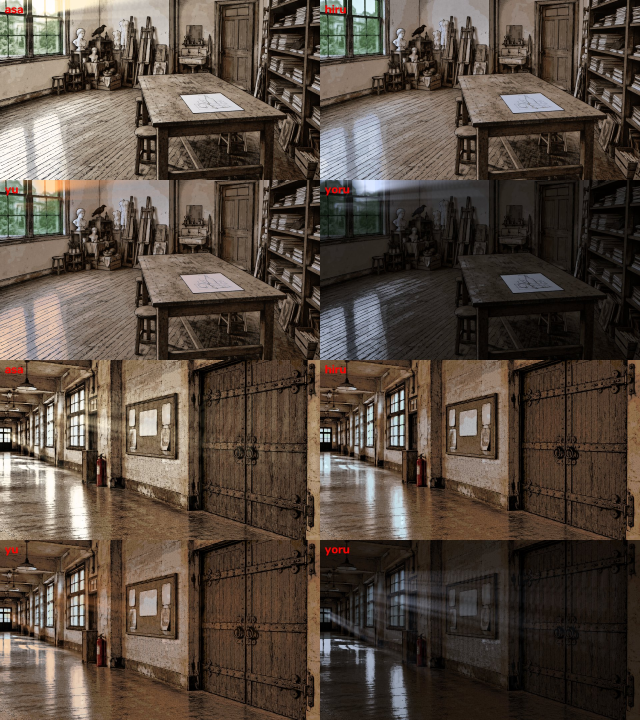
#> input picture design/manga-ui/timeofday-sample.jpg, 1920 x 2160 px (shown at 1/3 size)
$ python bg_pixel_v4.py ../../design/manga-ui/timeofday-sample.jpg out.png
#> lines starting #> are read from the running program, lines starting #| are printed output that depends on the picture; after the words box and inside, x2 and y2 are one past the last pixel; in counts of white or black regions, pixels touching at a corner belong together
"""サイカチADV 背景ドット化（v4 試作 2026-10-22：参考ピクセルアートから学んだ色の使い方を追加。v3＋色の調整）
  追加：暗部を寒色・明部を暖色へ少し寄せる（--shift、--key）／面積の小さい鮮やかな色は残す（--accent）／暗部を無彩色の灰にしない

生成画像・写真 → 320x180 のドット絵の下地。立ち絵と同じ「物ごとの面＋段の陰影＋色トレスの主線」で作る。
  1) 16:9に切り抜き → 光ムラを少しならす（--evenlight、標準0.5）
  2) 640x360 で物ごとの面に分ける（平均シフト → 領域分割）
  3) 面ごとに陰影を段で付ける（--shade、標準4段）。色相は面の中央値、明るさだけ段で変える
  4) グレイッシュ化（--gray、標準0.6＝平均彩度 約11%）→ 32色にまとめる（--colors）
  5) 主線：面（物）の境目のうち、はっきりした輪郭の上だけに1ドット。陰影の段の境目には引かない。
     色は暗い側の面の色を暗くした色（黒にしない）を、同じ32色の中から選ぶ
  6) 線の角のだぶり（L字）を取る → 小さな粒・孤立ドットの掃除
使い方：python3 bg_pixel.py 入力 出力.png
標準：--colors 32 --shade 4 --gray 0.6 --evenlight 0.5 --detail 2 --edge 50 --line 10
"""
import argparse,cv2,numpy as np
from skimage.segmentation import felzenszwalb
from skimage.morphology import skeletonize,remove_small_objects
W,H=320,180
BAYER=np.array([[-0.375,0.125],[0.375,-0.125]])

def crop169(img):
    h,w=img.shape[:2];tw=min(w,h*16//9);th=tw*9//16;x=(w-tw)//2;y=(h-th)//2
#> after `h, w = img.shape[:2]`: h = 2160; w = 1920
#> after `tw = min(w, h * 16 // 9)`: tw = 1920
#> after `th = tw * 9 // 16`: th = 1080
#> after `x = (w - tw) // 2`: x = 0
#> after `y = (h - th) // 2`: y = 540
    return img[y:y+th,x:x+tw]
def lab(img):return cv2.cvtColor(img,cv2.COLOR_RGB2LAB).astype(np.float32)
def rgb(l):return cv2.cvtColor(np.clip(l,0,255).astype(np.uint8),cv2.COLOR_LAB2RGB)
def even_light(img,k):
    L=lab(img);low=cv2.GaussianBlur(L[...,0],(0,0),img.shape[1]/8)
    L[...,0]=L[...,0]-k*(low-low.mean());return rgb(L)
def grayish(img,c,light=(0.08,0.92)):
    L=lab(img);L[...,1:]=128+(L[...,1:]-128)*c
    L[...,0]=255*light[0]+L[...,0]*(light[1]-light[0]);return rgb(L)
def _hue(a,b):return np.degrees(np.arctan2(b-128,a-128))%360
def _mixhue(h1,h2,t):
    d=((h2-h1+180)%360)-180;return (h1+d*t)%360
def grade(cen,area,gray,key,shift,accent):
    # 参考ピクセルアートから：地は低彩度でも色相を持たせる（無彩色の灰にしない）。
    # 暗い色ほど寒色（key[0]）、明るい色ほど暖色（key[1]）に色相を寄せる。
    # 面積の小さい鮮やかな色（光源・小物）はアクセントとして彩度を残す。
    out=cen.copy();ch=np.hypot(cen[:,1]-128,cen[:,2]-128);h=_hue(cen[:,1],cen[:,2])
    thr=np.percentile(ch,80)
    for i in range(len(cen)):
        L=cen[i,0]/255
        # 素材の色（木の茶・壁のクリーム）は残し、暗部だけ寒色へ・明部だけ暖色へ少し寄せる
        if L<0.40: target,w=key[0],shift*(0.40-L)/0.40
        elif L>0.70: target,w=key[1],shift*(L-0.70)/0.30
        else: target,w=h[i],0.0
        hh=_mixhue(h[i],target,w)
        is_acc=accent and ch[i]>=thr and area[i]<0.03 and ch[i]>12
        c=ch[i]*(1.0 if is_acc else gray)
        c=max(c,6.0 if L<0.40 else 4.0)  # 灰色にしない最低限の色み（暗部は色を残す）
        out[i,1]=128+c*np.cos(np.radians(hh));out[i,2]=128+c*np.sin(np.radians(hh))
        out[i,0]=255*0.06+cen[i,0]*0.88
    return out
def quantize(img,n):
    X=lab(img).reshape(-1,3)
    _,lbl,cen=cv2.kmeans(X,n,None,(cv2.TERM_CRITERIA_EPS+cv2.TERM_CRITERIA_MAX_ITER,40,0.3),5,cv2.KMEANS_PP_CENTERS)
    return lbl.reshape(img.shape[:2]),cen
def absorb_small(lbl,n,minpx=3):
    out=lbl.copy()
    for k in range(n):
        num,cc,st,_=cv2.connectedComponentsWithStats((lbl==k).astype(np.uint8),connectivity=4)
        for i in range(1,num):
            if st[i,cv2.CC_STAT_AREA]<minpx:
                m=cc==i;ring=cv2.dilate(m.astype(np.uint8),np.ones((3,3),np.uint8)).astype(bool)&~m
                v=lbl[ring]
                if len(v):out[m]=np.bincount(v,minlength=n).argmax()
    return out
def pixel_perfect(sk):
    sk=sk.copy();h,w=sk.shape
    for y in range(1,h-1):
        for x in range(1,w-1):
            if not sk[y,x]:continue
            for dy,dx in ((-1,-1),(-1,1),(1,-1),(1,1)):
                if sk[y+dy,x] and sk[y,x+dx] and not sk[y-dy,x] and not sk[y,x-dx]:
                    sk[y,x]=False;break
    return sk
def line_color(cen,k,ratio=0.55):
    t=cen[k].copy();t[0]*=ratio;t[1:]=128+(t[1:]-128)*1.1
    cand=[j for j in range(len(cen)) if cen[j,0]<cen[k,0]-6]
    return min(cand,key=lambda j:np.linalg.norm(cen[j]-t)) if cand else k
def despeckle(lbl):
    out=lbl.copy();h,w=lbl.shape
    for y in range(1,h-1):
        for x in range(1,w-1):
            n4=[lbl[y-1,x],lbl[y+1,x],lbl[y,x-1],lbl[y,x+1]]
            if lbl[y,x] not in n4 and n4.count(n4[0])>=3:out[y,x]=n4[0]
    return out

def run(src,dst,colors=32,shade=4,gray=0.6,evenlight=0.5,detail=2,edge=50,thr=10,dither=False,lines=True,key=(235,75),shift=0.0,accent=False):
    img=crop169(cv2.cvtColor(cv2.imread(src),cv2.COLOR_BGR2RGB))
    if evenlight:img=even_light(img,evenlight)
    work=cv2.resize(img,(W*2,H*2),interpolation=cv2.INTER_AREA)
    sp,sr,scale,mins={1:(10,24,400,120),2:(8,18,220,60),3:(6,14,120,30)}[detail]
    seg=felzenszwalb(cv2.pyrMeanShiftFiltering(work,sp,sr),scale=scale,sigma=0.6,min_size=mins)
#> seg: shape (360, 640) int64; 447 distinct labels, from 0 to 446
    g=cv2.cvtColor(cv2.pyrMeanShiftFiltering(work,6,14),cv2.COLOR_RGB2GRAY)
    e=cv2.dilate(cv2.Canny(g,edge,edge*2.5),np.ones((3,3),np.uint8))
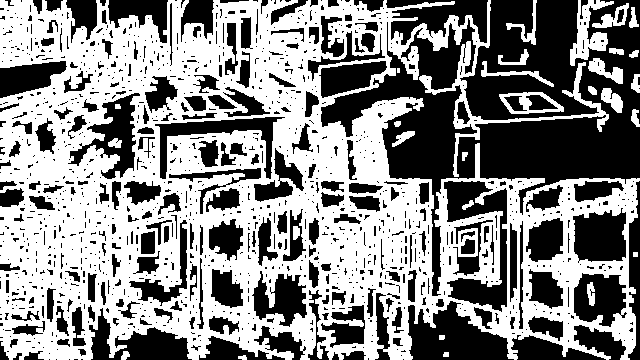
#> e: shape (360, 640); 53.5% white; 1243 black regions (1007 under 20 px), largest, box (x1, y1, x2, y2) and area: (321, 0, 640, 296) 34547, (408, 301, 514, 360) 3797, (444, 181, 507, 312) 3406
    gate=cv2.dilate((cv2.resize(e,(W,H),interpolation=cv2.INTER_AREA)>0).astype(np.uint8),np.ones((3,3),np.uint8)).astype(bool)
#> gate: shape (180, 320) bool; 77.4% white; 171 black regions (102 under 20 px), largest, box (x1, y1, x2, y2) and area: (241, 26, 320, 91) 2335, (234, 0, 296, 59) 1204, (195, 47, 228, 95) 911
    seg=seg[::2,::2]
#> seg: shape (180, 320) int64; 447 distinct labels, from 0 to 446
    Lab=lab(cv2.resize(cv2.GaussianBlur(work,(0,0),1.2),(W,H),interpolation=cv2.INTER_AREA));L=Lab[...,0]
    out=np.zeros((H,W,3),np.float32);flat=np.zeros((H,W,3),np.float32)
    by=np.tile(BAYER,(H//2,W//2))
    for r in np.unique(seg):
        m=seg==r;Ls=L[m];med=np.median(Lab[m],0);flat[m]=med
        if shade<=1 or m.sum()<30 or np.percentile(Ls,90)-np.percentile(Ls,10)<6:
            out[m]=med;continue
        lo,hi=np.percentile(Ls,8),np.percentile(Ls,92)
        t=np.clip((L-lo)/max(hi-lo,1e-3),0,1)*(shade-1)
        if dither:t=t+by
        lev=np.clip(np.round(t),0,shade-1).astype(int)
        for k in range(shade):
            mk=m&(lev==k)
            if mk.any():c=med.copy();c[0]=np.median(Lab[mk][:,0]);out[mk]=c
#> this loop made 447 passes
#> (med, lo, hi) on passes 1 to 3: ([130, 125, 136], 73.24, 160), ([86, 123, 138], 59, 143), ([201, 134, 150.5], 174.5, 205)
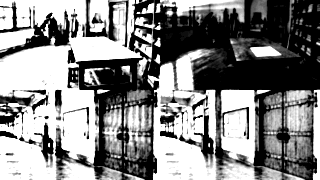
#> t: shape (180, 320) float32; min 0, max 3, mean 1.59; drawn with min black and max white
    col=rgb(out)
#> in rgb (call 2), `def rgb(l):return cv2.cvtColor(np.clip(l,0,255).astype(np.uint8),cv2.C..`:
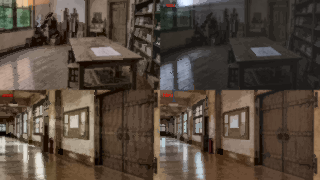
#> returned value: shape (180, 320, 3); mean R, G, B 84.9, 72.1, 61.1
    lbl,cen=quantize(col,colors)
#> in quantize, `_,lbl,cen=cv2.kmeans(X,n,None,(cv2.TERM_CRITERIA_EPS+cv2.TERM_CRITERIA..`: cen = 32 rows, first 8: [118.4, 132.4, 140.7], [62.87, 128.9, 131.2], [27.02, 128.9, 131.9], [226.1, 127.7, 128.7], [170.1, 132.2, 139.6], [89.16, 134.8, 145], [62.3, 133.6, 139.2], [45.25, 129, 131]
    area=np.bincount(lbl.flatten(),minlength=colors)/lbl.size
#> area = 32 values, max 0.0761 at index 6, min 0.00142 at index 20, mean 0.0312
    cen=grade(cen,area,gray,key,shift,accent)
#> in grade, `out = cen.copy()`: out has the same summary as cen in quantize
#> in grade, `ch = np.hypot(cen[:, 1] - 128, cen[:, 2] - 128)`: ch = 32 values, max 58.48 at index 20, min 0.769 at index 3, mean 10.65
#> in grade, `h = _hue(cen[:, 1], cen[:, 2])`: h = 32 values, max 318.3 at index 23, min 37.42 at index 20, mean 96.74
#> in grade, `thr=np.percentile(ch,80)`: thr = 13.61
#> the loop in grade, `for i in range(len(cen)):` made 32 passes
#> (L, target, w, d in _mixhue, hh, is_acc, c) on passes 1 to 12: (0.464, 70.95, 0, 0, 70.95, False, 8.08), (0.247, 290, 0.269, -143.7, 35.11, False, 6), (0.106, 290, 0.515, -146.9, 1.32, False, 6), (0.887, 75, 0.435, -34.7, 94.59, False, 4), (0.667, 70.15, 0, 0, 70.15, False, 7.4), (0.35, 290, 0.0881, -138.2, 56.03, False, 10.96), (0.244, 290, 0.272, -133.4, 27.08, False, 7.54), (0.177, 290, 0.389, -142.1, 16.78, False, 6), (0.592, 73.6, 0, 0, 73.6, True, 13.64), (0.33, 290, 0.123, -139.2, 52.07, False, 6.88), (0.175, 290, 0.393, -134.7, 11.72, False, 6.75), (0.796, 75, 0.224, -14.87, 86.54, False, 4)
#> after the loop in grade, `for i in range(len(cen)):`: out = 32 rows, first 8: [119.5, 130.6, 135.6], [70.63, 132.9, 131.5], [39.08, 134, 128.1], [214.3, 127.7, 132], [165, 130.5, 135], [93.76, 134.1, 137.1], [70.13, 134.7, 131.4], [55.12, 133.7, 129.7]
#> cen has the same summary as out in grade
    if not dither:lbl=absorb_small(lbl,colors)
#> the loop in absorb_small, `for k in range(n):` made 32 passes
#> num on passes 1 to 12: 236, 153, 263, 6, 64, 237, 493, 272, 155, 387, 421, 46
#> pass 1, in absorb_small, `num,cc,st,_=cv2.connectedComponentsWithStats((lbl==k).astype(np.uint8)..`:
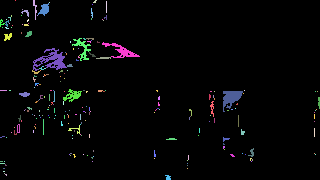
#> cc: shape (180, 320) int32; 236 distinct labels, from 0 to 235; one colour per label, 0 black
#> after the loop in absorb_small, `for k in range(n):`:
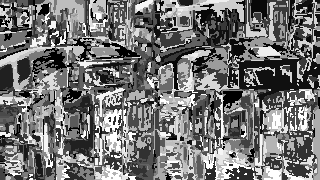
#> out: shape (180, 320) int32; min 0, max 31, mean 14.3; drawn with min black and max white
    if lines:
        fl=flat.copy()
        P=np.pad(seg,1,mode='edge');Pf=np.pad(fl,((1,1),(1,1),(0,0)),mode='edge');line=np.zeros((H,W),bool)
#> after `P = np.pad(seg, 1, mode='edge')`: P: shape (182, 322) int64; 447 distinct labels, from 0 to 446
        for dy,dx in ((-1,0),(1,0),(0,-1),(0,1)):
            nb=P[1+dy:1+dy+H,1+dx:1+dx+W];nf=Pf[1+dy:1+dy+H,1+dx:1+dx+W]
            line|=(nb!=seg)&(np.linalg.norm(nf-fl,axis=-1)>thr)&(nf[...,0]>fl[...,0])
#> this loop made 4 passes
#> pass 1, in run, `nb = P[1 + dy:1 + dy + H, 1 + dx:1 + dx + W]`:
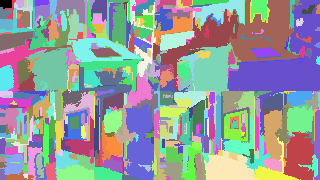
#> nb: shape (180, 320) int64; 447 distinct labels, from 0 to 446; one colour per label, 0 black
#> after the loop: line: shape (180, 320) bool; 19.5% white in thin lines or dots
        sk=remove_small_objects(pixel_perfect(skeletonize(line&gate)),max_size=5,connectivity=2)
#> in pixel_perfect, `sk = sk.copy()`: sk: shape (180, 320) bool; 16.2% white in thin lines or dots
#> after the loop in pixel_perfect, `for y in range(1,h-1):`:
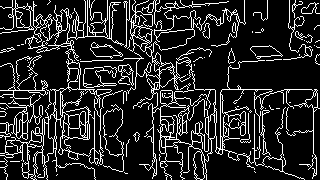
#> sk: shape (180, 320) bool; 15.6% white in thin lines or dots
        lc={k:line_color(cen,k) for k in range(colors)}
        for y,x in zip(*np.where(sk)):lbl[y,x]=lc[lbl[y,x]]
    if not dither:lbl=despeckle(lbl)
    o=rgb(cen[lbl].reshape(H,W,3))
    cv2.imwrite(dst,cv2.cvtColor(o,cv2.COLOR_RGB2BGR))
    hsv=cv2.cvtColor(o,cv2.COLOR_RGB2HSV)
    print('OK',dst,W,'x',H,len(np.unique(o.reshape(-1,3),axis=0)),'色 平均彩度 %d%%'%round(hsv[...,1].mean()/2.55))

if __name__=='__main__':
    a=argparse.ArgumentParser();a.add_argument('src');a.add_argument('dst')
    a.add_argument('--colors',type=int,default=32,help='色数（標準32。主線の色もこの中から選ぶ）')
    a.add_argument('--shade',type=int,default=4,help='面ごとの陰影の段数（標準4。1=陰影なし）')
    a.add_argument('--gray',type=float,default=0.6,help='グレイッシュ化（色みの残る割合。標準0.6＝約11%）')
    a.add_argument('--evenlight',type=float,default=0.5,help='光ムラをならす強さ。0=しない')
    a.add_argument('--detail',type=int,default=2,choices=[1,2,3],help='面の細かさ 1粗い 2標準 3細かい')
    a.add_argument('--edge',type=int,default=50,help='輪郭とみなす強さ。大きいほど線が減る')
    a.add_argument('--line',type=float,default=10.0,help='主線を引く面どうしの色の差。小さいほど線が増える')
    a.add_argument('--dither',action='store_true',help='陰影の段の境目を市松でつなぐ（標準は使わない）')
    a.add_argument('--no-lines',action='store_true')
    a.add_argument('--shift',type=float,default=0.7,help='暗部→寒色・明部→暖色の寄せ具合（0=しない）')
    a.add_argument('--key',default='290,75',help='寒色,暖色 のLab色相（標準 290=青紫, 75=黄みの暖色）')
    a.add_argument('--no-accent',action='store_true',help='小さな鮮やかな色も彩度を落とす')
    o=a.parse_args()
#> (the run stopped early here; a loop or call above may not have finished)
